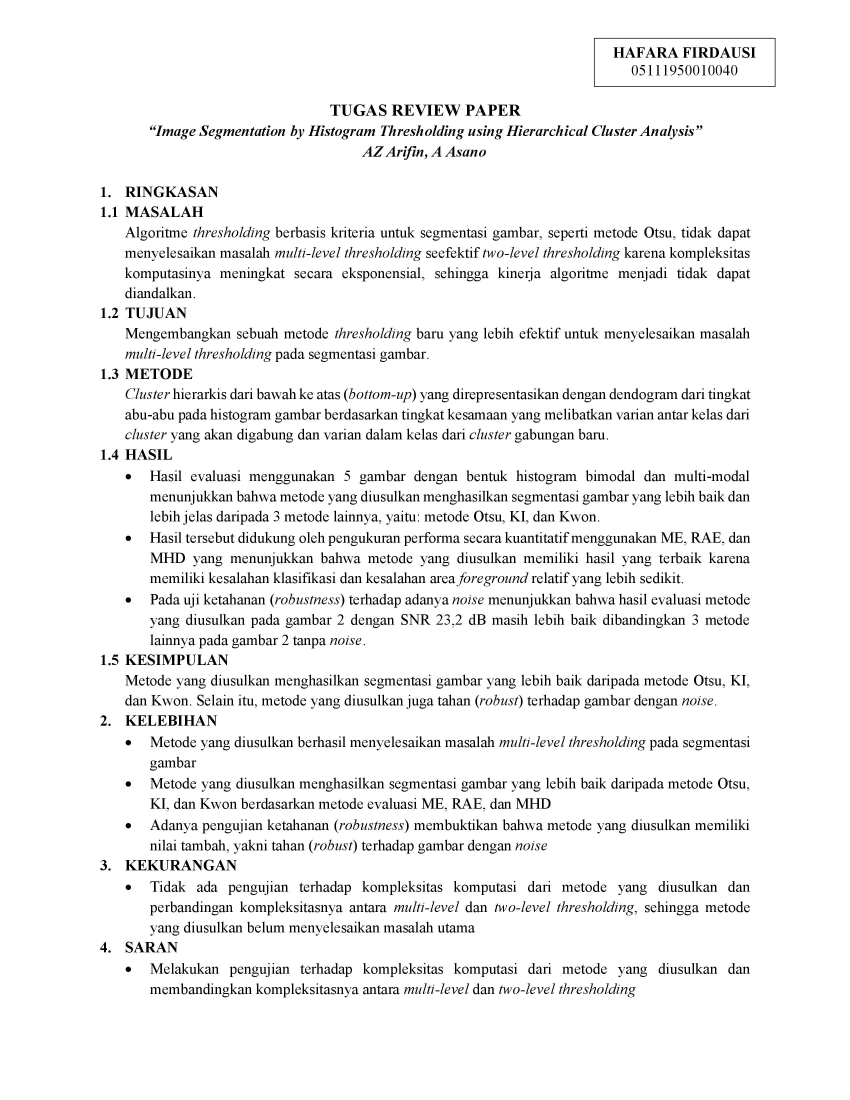
#> input picture morphology/img/metpen.jpg, 2550 x 3300 px (shown at 1/3 size)
$ python simple_ocr.py
#> lines starting #> are read from the running program, lines starting #| are printed output that depends on the picture
# import libraries
from PIL import Image
import cv2
import pytesseract
import matplotlib.pyplot as plt
import numpy as np
import os


def ocr(image, key):
    RESULT_PATH = "result/"
    filename = key + '_output.txt'
    check_dir(RESULT_PATH)
    # Adding custom options
    custom_config = r'--oem 3 --psm 6'
    with open(RESULT_PATH + filename, 'w') as f:
        f.write(pytesseract.image_to_string(image, config=custom_config))


def check_dir(path):
    # make directory
    if not os.path.exists(path):
        os.makedirs(path)

# Preprocessing
# get grayscale image
def get_grayscale(image):
    return cv2.cvtColor(image, cv2.COLOR_BGR2GRAY)

# noise removal - using median filter
def remove_noise(image, kernel=5):
    return cv2.medianBlur(image, kernel)

# thresholding
def thresholding(image):
    return cv2.threshold(image, 0, 255, cv2.THRESH_BINARY + cv2.THRESH_OTSU)[1]

# dilation
def dilate(image, kernel=np.ones((5,5),np.uint8)):
    return cv2.dilate(image, kernel, iterations = 1)

# erosion
def erode(image, kernel=np.ones((5,5),np.uint8)):
    return cv2.erode(image, kernel, iterations = 1)

# opening - erosion followed by dilation
def opening(image, kernel=np.ones((5,5),np.uint8)):
    return cv2.morphologyEx(image, cv2.MORPH_OPEN, kernel)

def closing(image, kernel=np.ones((5,5),np.uint8)):
    return cv2.morphologyEx(image, cv2.MORPH_CLOSE, kernel)

# canny edge detection
def canny(image):
    return cv2.Canny(image, 100, 200)

# skew correction
def deskew(image):
    coords = np.column_stack(np.where(image > 0))
    angle = cv2.minAreaRect(coords)[-1]
    if angle < -45:
        angle = -(90 + angle)
    else:
        angle = -angle
    (h, w) = image.shape[:2]
    center = (w // 2, h // 2)
    M = cv2.getRotationMatrix2D(center, angle, 1.0)
    rotated = cv2.warpAffine(image, M, (w, h), flags=cv2.INTER_CUBIC, borderMode=cv2.BORDER_REPLICATE)
    return rotated

#template matching
def match_template(image, template):
    return cv2.matchTemplate(image, template, cv2.TM_CCOEFF_NORMED)

def testing(image):
    DEST_PATH = 'prep_img/'
    check_dir(DEST_PATH)

    # ocr(image, 'original')
    gray_image = get_grayscale(image)
    scenarios = {
        'thresholding': thresholding,
        'opening': opening,
        'closing': closing,
        'dilate': dilate,
        'erode': erode,
        'canny': canny
    }
    for key, function in scenarios.items():
        prep_image = function(gray_image)
        # ocr(prep_image, key)
        filename = key + '_img.jpg'
        try:
            cv2.imwrite(DEST_PATH + filename, prep_image[:,:,::-1])
        except IndexError:
            cv2.imwrite(DEST_PATH + filename, prep_image)


if __name__ == "__main__":
    IMG_PATH = "img/"

    image = cv2.imread(IMG_PATH + "metpen.jpg")[:,:,::-1]
#> image is the input picture: shape (3300, 2550, 3); min 0, max 255, mean 241.2
    testing(image)
#> the loop in testing, `for key, function in scenarios.items():` made 6 passes
#> pass 2, in testing, `prep_image = function(gray_image)`:
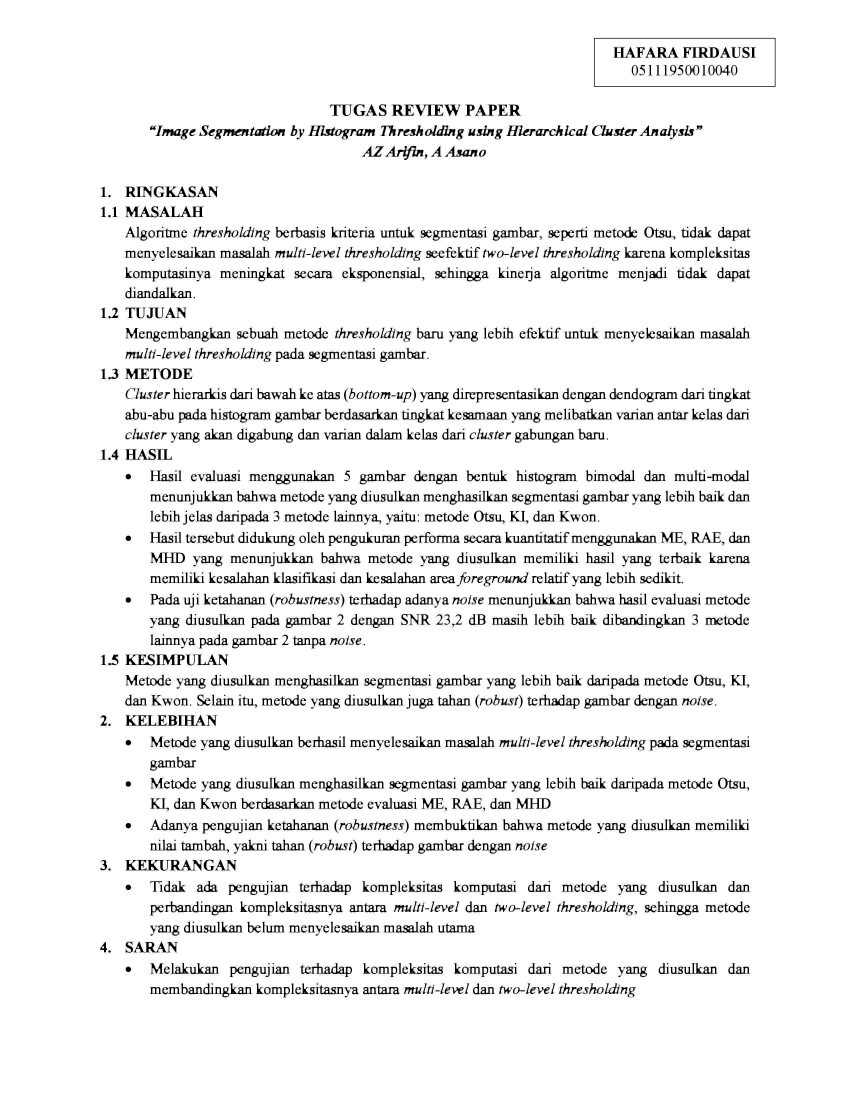
#> prep_image: shape (3300, 2550) (shown at 1/3 size); min 0, max 255, mean 238.5
#> pass 3, in testing, `prep_image = function(gray_image)`:
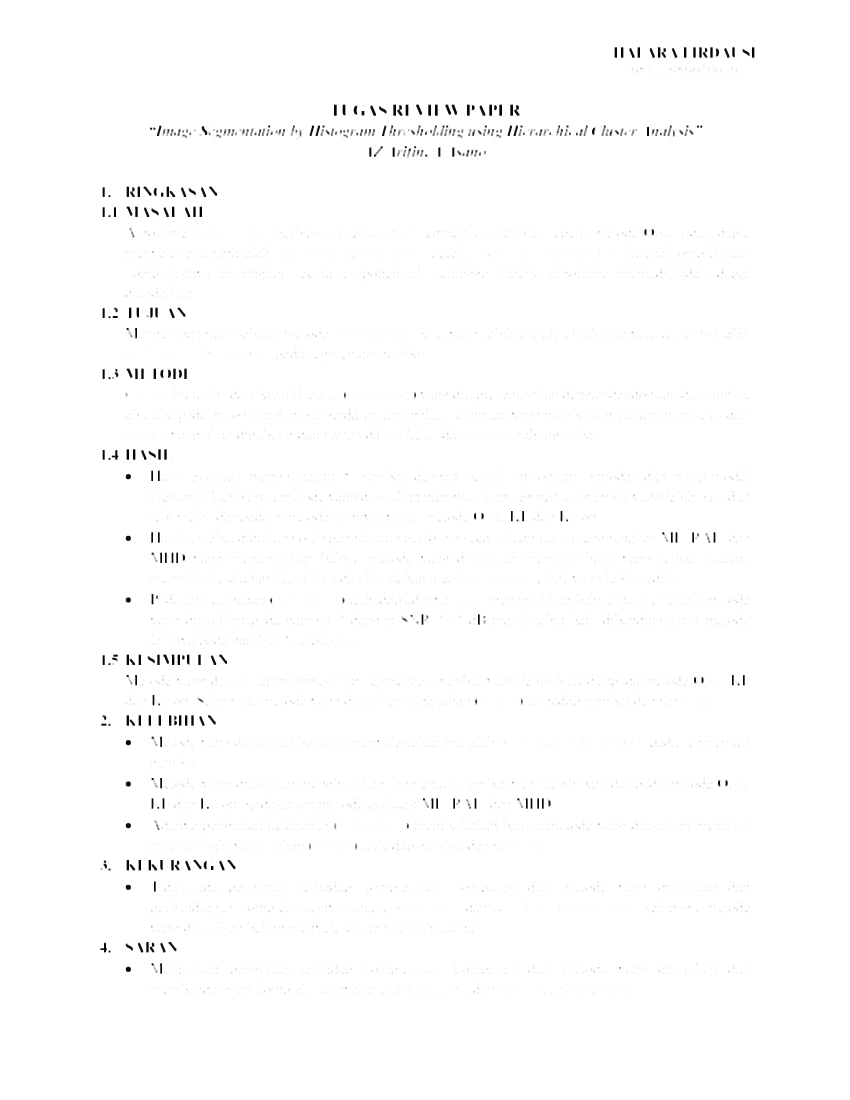
#> prep_image: shape (3300, 2550) (shown at 1/3 size); min 0, max 255, mean 253.3

#> (the run stopped early here; a loop or call above may not have finished)
